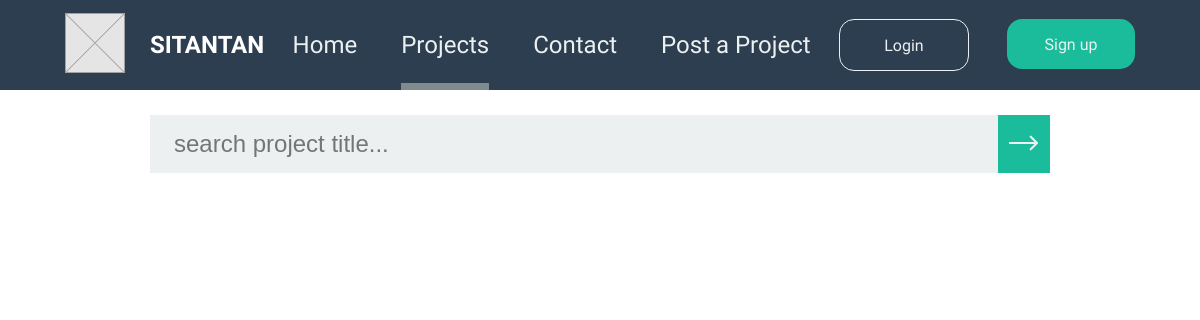
/projects.php, run on an earlier commit of the app's database.
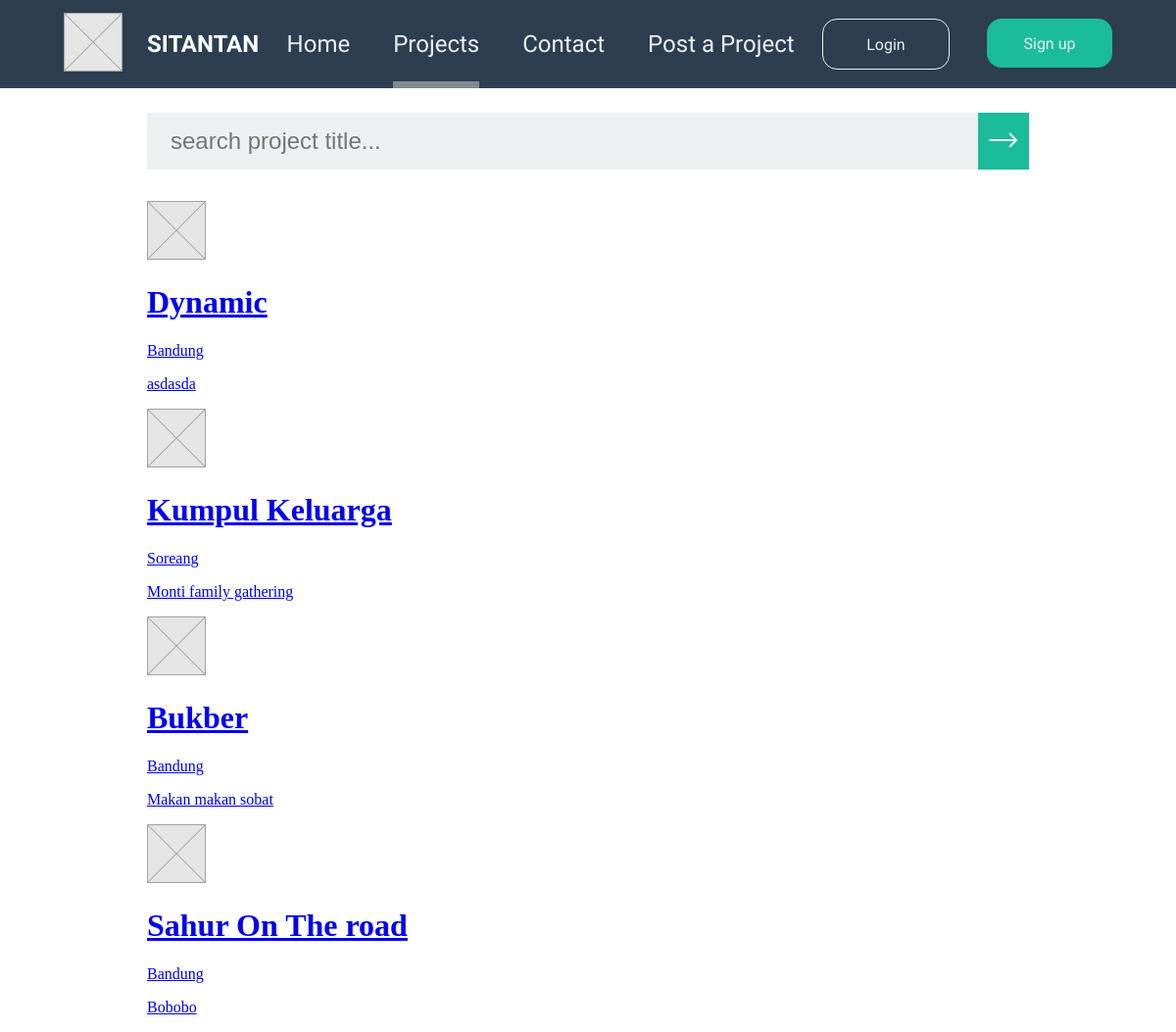
And on a later commit of the database.
### tables this page shows
CREATE TABLE `tb_project` (
  `id_project` int(11) NOT NULL,
  `id_owner` int(11) NOT NULL,
  `status` int(2) NOT NULL,
  `end_date` date DEFAULT NULL,
  `title` varchar(50) NOT NULL,
  `location` varchar(50) NOT NULL,
  `category` varchar(20) NOT NULL,
  `date_project` date NOT NULL,
  `description` varchar(256) NOT NULL
);

### conf.php (called while the page is built)
<?php
$db_host = "localhost";
$db_user = "root";
$db_password = "";
$db_name = "db_tubes_rpl";
 ?>

### includes/DB.class.php (called while the page is built, shortened)
<?php
class DB{
	var $db_host = '';
	var $db_user = '';
	var $db_password = '';
	var $db_name = '';
	var $db_link = '';
	var $result = 0;
	function DB($db_host='', $db_user='', $db_password='', $db_name=''){
		$this->db_host = $db_host;
		$this->db_user = $db_user;
		$this->db_password = $db_password;
		$this->db_name = $db_name;
	}
	function open(){
		$this->db_link = mysqli_connect($this->db_host, $this->db_user, $this->db_password, $this->db_name);
	}
	function execute($query=""){
		$this->result = mysqli_query($this->db_link, $query);
		return $this->result;
	}
	function getResult(){
		return mysqli_fetch_array($this->result);
	}
}
 ?>

### includes/Task.class.php (called while the page is built, shortened)
<?php
class Task extends DB{
	function getActiveProject(){
		$query = "SELECT * FROM tb_project WHERE status = 1";
		return $this->execute($query);
	}
}
?>

### projects.php (the view, shortened to what this page needs)
<?php
include("conf.php");
include("includes/Template.class.php");
include("includes/DB.class.php");
include("includes/Task.class.php");
$otask = new Task($db_host, $db_user, $db_password, $db_name);
$otask->open();
if( isset($_POST['sort'])){
    $word = $_POST['search'];
    $otask->getFilteredActiveProject($word);
}else{
    $otask->getActiveProject();
}
$data = null;
while (list($id_project, $id_owner, $status, $end_date, $title, $location, $category, $date_project, $desc) = $otask->getResult()) {
    $data .= "<div class='prj-box'>".
        "<a href='projectdetail.php?id_project=".$id_project. "'>".
            "<div class='prj-title'>".
                "<img src='img/header/rectangle.png' alt=''>".
                "<div class='judul'>".
                    "<h1>".$title."</h1>".
                    "<p>".$location."</p>".
                "</div>".
            "</div>".
            "<div class='prj-desc'>".
                "<p>".$desc."</p>".
            "</div>".
        "</a>".
    "</div>";
}
$profilDefault = "<div class='profile-container'>
<div class='btn-profile'>
    <a href='login.php'>Login</a>
</div>
<div class='btn-profile2'>
    <a href='signup.php'>Sign up</a>
</div>
</div>";

### includes/Template.class.php (shortened to what this page needs)
<?php
class Template{
	var $content = '';
	function Template($filename = ''){
		$this->content = implode('', @file($filename));
	}
	function clear(){
		$this->content = preg_replace("/DATA_[A-Z|_|0-9]+/", "", $this->content);
	}
	function write(){
		print $this->content;
	}
	function replace($old = '', $new = ''){
		if(is_int($new)){
			$value = sprintf("%d", $new);
		}elseif(is_float($new)){
			$value = sprintf("%f", $new);
		}elseif(is_array($new)){
			$value = '';
			foreach( $new as $item){
				$value .= $item. '';
			}
		}else{
			$value = $new;
		}
		$this->content = preg_replace("/$old/",  $value, $this->content);
	}
}
 ?>

### skin/style-projects.css (style rules this page uses)
body { margin: 0 auto; }
.header { height: 90px; background-color: #2C3E50; }
.header-container { margin-right: 65px; margin-left: 65px; display: flex; justify-content: space-between; }
.nav { height: 90px; display: flex; align-items: center; }
.nav-container { display: flex; justify-content: center; height: 90px; }
.nav-btn { margin-right: 22px; margin-left: 22px; display: flex; align-items: center; }
.nav-btn a { text-decoration: none; color: #ECF0F1; font-size: 24px; font-family: Raleway; font-weight: 300; }
.nav-btn[target] { border-bottom: 7px solid #7F8C8D; padding-top: 7px; }
.profile { display: flex; align-items: center; }
.profile-container { display: flex; }
.btn-profile, .btn-profile2 { width: 128px; height: 50px; display: flex; align-items: center; justify-content: center; border-radius: 15px; }
.btn-profile { border: 1px solid #ECF0F1; margin-right: 38px; }
.btn-profile2 { background-color: #1ABC9C; }
.btn-profile2 a, .btn-profile a { color: #ECF0F1; font-size: 16px; text-decoration: none; font-weight: 300; font-family: Raleway; }
.logo { display: flex; align-items: center; }
.logo-container { display: flex; align-items: center; }
.logo-name p { color: white; font-weight: bold; font-size: 24px; font-family: Oswald; }
.logo-name { margin-left: 25px; }
.main-container { margin-left: 150px; margin-right: 150px; display: flex; flex-direction: column; color: #2C3E50; width: 100%; height: 100%; margin-top: 50px; }
.main { display: flex; align-items: center; height: calc(100vh - 90px); }
.search-bar { display: flex; width: 100%; margin-bottom: 32px; }
.search-bar button { background-color: #1ABC9C; border: none; width: 56px; cursor: pointer; }
.search-bar input { width: 100%; height: 56px; color: #2C3E50; background-color: #ECF0F1; font-size: 24px; border: none; padding-left: 24px; }

What changed in the data, as far as the page shows it:
now on this page (row edited): tb_project: title "Dynamic", location "Bandung", description "asdasda"
now on this page (row edited): tb_project: title "Kumpul Keluarga", location "Soreang", description "Monti family gathering"
added tb_project: title "Bukber", location "Bandung", description "Makan makan sobat"
added tb_project: title "Sahur On The road", location "Bandung", description "Bobobo"
